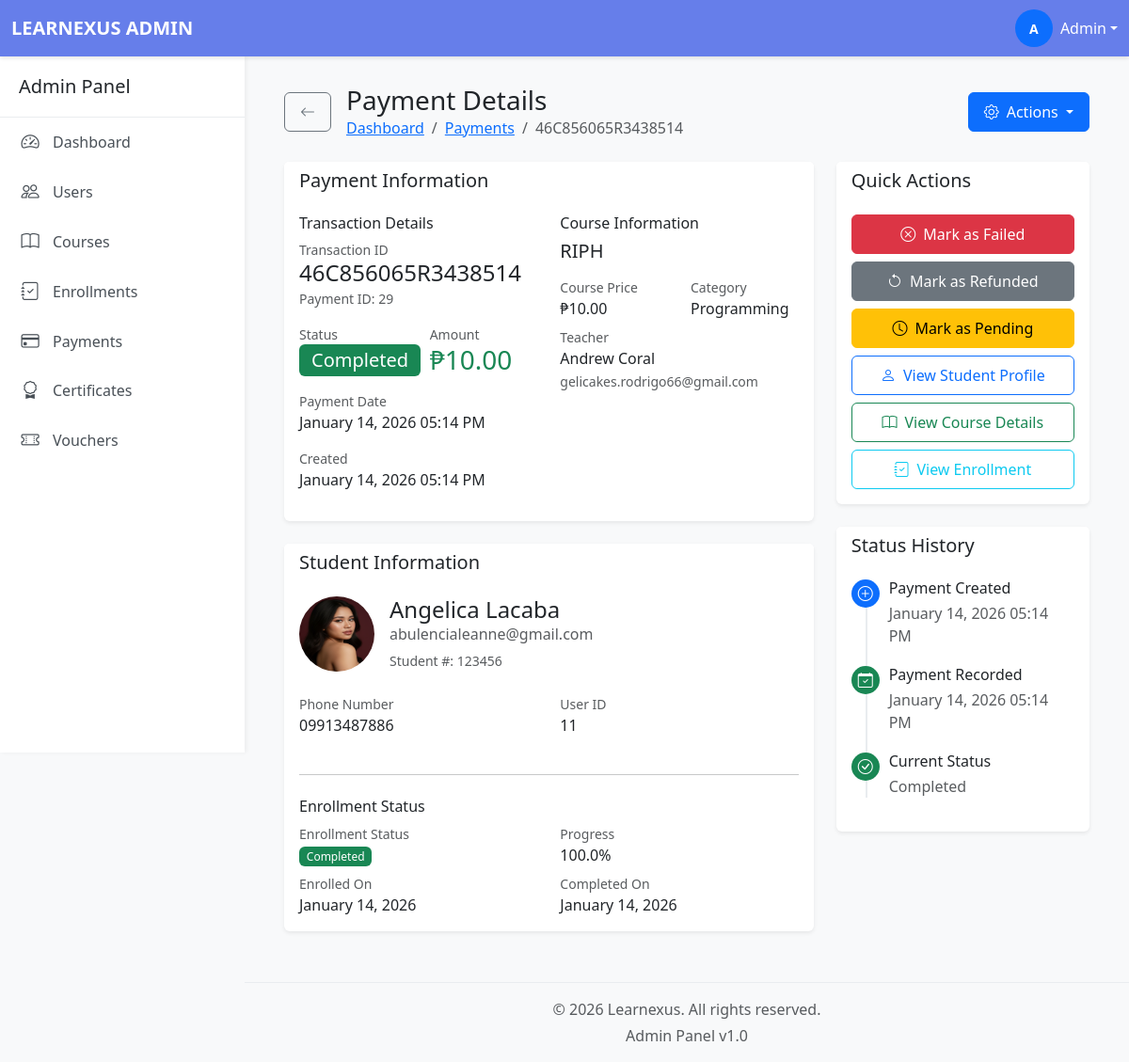
The page /admin/payment_view.php?id=29 (signed in) on the database its author committed.
### tables this page shows
CREATE TABLE `payments` (
  `paymentID` int(11) NOT NULL,
  `enrollmentID` int(11) NOT NULL,
  `userID` int(11) NOT NULL,
  `courseID` int(11) NOT NULL,
  `amount` decimal(10,2) NOT NULL,
  `transactionReference` varchar(255) DEFAULT NULL,
  `status` enum('pending','completed','failed','refunded') DEFAULT 'pending',
  `paymentDate` timestamp NULL DEFAULT NULL,
  `createdAt` timestamp NOT NULL DEFAULT current_timestamp()
);

CREATE TABLE `courses` (
  `courseID` int(11) NOT NULL,
  `teacherID` int(11) NOT NULL,
  `title` varchar(255) NOT NULL,
  `description` text DEFAULT NULL,
  `price` decimal(10,2) DEFAULT 0.00,
  `category` varchar(100) DEFAULT NULL,
  `status` enum('draft','published','archived') DEFAULT 'draft',
  `passingScore` int(11) DEFAULT 70,
  `createdAt` timestamp NOT NULL DEFAULT current_timestamp()
);

CREATE TABLE `users` (
  `userID` int(11) NOT NULL,
  `email` varchar(255) NOT NULL,
  `passwordHash` varchar(255) NOT NULL,
  `firstName` varchar(100) NOT NULL,
  `lastName` varchar(100) NOT NULL,
  `middleInitial` varchar(5) NOT NULL,
  `phone` varchar(20) DEFAULT NULL,
  `avatar` varchar(255) DEFAULT NULL,
  `phoneVerified` tinyint(1) DEFAULT 0,
  `emailVerified` tinyint(1) DEFAULT 0,
  `role` enum('student','instructor','admin') DEFAULT 'student',
  `status` enum('active','inactive','suspended') DEFAULT 'active',
  `createdAt` timestamp NOT NULL DEFAULT current_timestamp(),
  `studentNumber` varchar(50) DEFAULT NULL,
  `teacherNumber` varchar(50) DEFAULT NULL
);

CREATE TABLE `enrollments` (
  `enrollmentID` int(11) NOT NULL,
  `userID` int(11) NOT NULL,
  `courseID` int(11) NOT NULL,
  `paymentID` int(11) DEFAULT NULL,
  `progressPercentage` decimal(5,2) DEFAULT 0.00,
  `enrolledAt` timestamp NOT NULL DEFAULT current_timestamp(),
  `completedAt` timestamp NULL DEFAULT NULL,
  `status` enum('active','completed','dropped','pending') DEFAULT 'active'
);

### admin/payment_view.php (the view, shortened to what the rows shown need)
<?php
require_once '../database/db_connect.php';
$paymentID = (int)$_GET['id'];
try {
    $stmt = $conn->prepare("
        SELECT
            p.*,
            u.userID,
            u.firstName,
            u.lastName,
            u.email,
            u.phone,
            u.avatar,
            u.studentNumber,
            c.courseID,
            c.title as courseTitle,
            c.description as courseDescription,
            c.price as coursePrice,
            c.category,
            c.teacherID,
            ct.firstName as teacherFirstName,
            ct.lastName as teacherLastName,
            ct.email as teacherEmail,
            e.enrollmentID,
            e.progressPercentage,
            e.status as enrollmentStatus,
            e.enrolledAt,
            e.completedAt
        FROM payments p
        JOIN users u ON p.userID = u.userID
        JOIN courses c ON p.courseID = c.courseID
        JOIN users ct ON c.teacherID = ct.userID
        LEFT JOIN enrollments e ON p.enrollmentID = e.enrollmentID
        WHERE p.paymentID = ?
    ");
    $stmt->execute([$paymentID]);
    $payment = $stmt->fetch();
} catch (PDOException $e) {
    error_log("Payment View Error: " . $e->getMessage());
    $_SESSION['error'] = 'Error loading payment details';
    header('Location: payments.php');
    exit();
}
include 'includes/header.php';
?>
<div class="main-content">
    <div class="container-fluid">
        <div class="d-flex justify-content-between align-items-center mb-4">
            <div class="d-flex align-items-center">
                <div>
                    <h1 class="h3 mb-0">Payment Details</h1>
                    <nav aria-label="breadcrumb">
                        <ol class="breadcrumb mb-0">
                            <li class="breadcrumb-item"><a href="dashboard.php">Dashboard</a></li>
                            <li class="breadcrumb-item"><a href="payments.php">Payments</a></li>
                            <li class="breadcrumb-item active" aria-current="page"><?php echo htmlspecialchars($payment['transactionReference']); ?></li>
                        </ol>
                    </nav>
                </div>
            </div>
        </div>
        <div class="row mb-4">
            <div class="col-lg-8">
                <div class="card border-0 shadow-sm mb-4">
                    <div class="card-body">
                        <div class="row">
                            <div class="col-md-6">
                                <div class="mb-3">
                                    <small class="text-muted d-block">Transaction ID</small>
                                    <h4 class="mb-0"><?php echo htmlspecialchars($payment['transactionReference']); ?></h4>
                                    <small class="text-muted">Payment ID: <?php echo $payment['paymentID']; ?></small>
                                </div>
                                <div class="row mb-3">
                                    <div class="col-6">
                                        <small class="text-muted d-block">Status</small>
                                        <span class="badge bg-<?php
                                            echo $payment['status'] === 'completed' ? 'success' :
                                                ($payment['status'] === 'pending' ? 'warning' :
                                                ($payment['status'] === 'failed' ? 'danger' : 'secondary'));
                                        ?> fs-5">
                                            <?php echo ucfirst($payment['status']); ?>
                                        </span>
                                    </div>
                                    <div class="col-6">
                                        <small class="text-muted d-block">Amount</small>
                                        <h3 class="text-success mb-0">₱<?php echo number_format($payment['amount'], 2); ?></h3>
                                    </div>
                                </div>
                                <div class="mb-3">
                                    <small class="text-muted d-block">Payment Date</small>
                                    <p class="mb-0">
                                        <?php if ($payment['paymentDate']): ?>
                                            <?php echo date('F d, Y h:i A', strtotime($payment['paymentDate'])); ?>
                                        <?php else: ?>
                                            <span class="text-warning">Not paid yet</span>
                                        <?php endif; ?>
                                    </p>
                                </div>
                                <div class="mb-3">
                                    <small class="text-muted d-block">Created</small>
                                    <p class="mb-0"><?php echo date('F d, Y h:i A', strtotime($payment['createdAt'])); ?></p>
                                </div>
                            </div>
                            <div class="col-md-6">
                                <h6>Course Information</h6>
                                <h5 class="mb-2"><?php echo htmlspecialchars($payment['courseTitle']); ?></h5>
                                <div class="row mb-2">
                                    <div class="col-6">
                                        <small class="text-muted d-block">Course Price</small>
                                        <p class="mb-0">₱<?php echo number_format($payment['coursePrice'], 2); ?></p>
                                    </div>
                                    <div class="col-6">
                                        <small class="text-muted d-block">Category</small>
                                        <p class="mb-0"><?php echo !empty($payment['category']) ? htmlspecialchars($payment['category']) : 'N/A'; ?></p>
                                    </div>
                                </div>
                                <div class="mb-3">
                                    <small class="text-muted d-block">Teacher</small>
                                    <p class="mb-0"><?php echo htmlspecialchars($payment['teacherFirstName'] . ' ' . $payment['teacherLastName']); ?></p>
                                    <small class="text-muted"><?php echo htmlspecialchars($payment['teacherEmail']); ?></small>
                                </div>
                            </div>
                        </div>
                    </div>
                </div>
                <div class="card border-0 shadow-sm">
                    <div class="card-body">
                        <div class="d-flex align-items-center mb-4">
                            <?php if (!empty($payment['avatar'])): ?>
                                <img src="<?php echo htmlspecialchars($payment['avatar']); ?>"
                                     class="rounded-circle me-3"
                                     width="80"
                                     height="80"
                                     alt="Avatar">
                            <?php else: ?>
                                <div class="avatar-lg bg-primary text-white rounded-circle d-flex align-items-center justify-content-center me-3">
                                    <?php echo strtoupper(substr($payment['firstName'], 0, 1)); ?>
                                </div>
                            <?php endif; ?>
                            <div>
                                <h4 class="mb-0"><?php echo htmlspecialchars($payment['firstName'] . ' ' . $payment['lastName']); ?></h4>
                                <p class="text-muted mb-1"><?php echo htmlspecialchars($payment['email']); ?></p>
                                <?php if (!empty($payment['studentNumber'])): ?>
                                    <small class="text-muted">Student #: <?php echo htmlspecialchars($payment['studentNumber']); ?></small>
                                <?php endif; ?>
                            </div>
                        </div>
                        <div class="row">
                            <div class="col-md-6">
                                <div class="mb-3">
                                    <small class="text-muted d-block">Phone Number</small>
                                    <p class="mb-0"><?php echo !empty($payment['phone']) ? htmlspecialchars($payment['phone']) : 'N/A'; ?></p>
                                </div>
                            </div>
                            <div class="col-md-6">
                                <div class="mb-3">
                                    <small class="text-muted d-block">User ID</small>
                                    <p class="mb-0"><?php echo $payment['userID']; ?></p>
                                </div>
                            </div>
                        </div>
                        <?php if ($payment['enrollmentID']): ?>
                            <hr class="my-4">
                            <h6>Enrollment Status</h6>
                            <div class="row">
                                <div class="col-md-6">
                                    <small class="text-muted d-block">Enrollment Status</small>
                                    <span class="badge bg-<?php
                                        echo $payment['enrollmentStatus'] === 'completed' ? 'success' :
                                            ($payment['enrollmentStatus'] === 'active' ? 'primary' :
                                            ($payment['enrollmentStatus'] === 'dropped' ? 'danger' : 'warning'));
                                    ?>">
                                        <?php echo ucfirst($payment['enrollmentStatus']); ?>
                                    </span>
                                </div>
                                <div class="col-md-6">
                                    <small class="text-muted d-block">Progress</small>
                                    <p class="mb-0"><?php echo number_format($payment['progressPercentage'], 1); ?>%</p>
                                </div>
                            </div>
                            <div class="row mt-2">
                                <div class="col-md-6">
                                    <small class="text-muted d-block">Enrolled On</small>
                                    <p class="mb-0"><?php echo date('F d, Y', strtotime($payment['enrolledAt'])); ?></p>
                                </div>
                                <?php if ($payment['completedAt']): ?>
                                    <div class="col-md-6">
                                        <small class="text-muted d-block">Completed On</small>
                                        <p class="mb-0"><?php echo date('F d, Y', strtotime($payment['completedAt'])); ?></p>
                                    </div>
                                <?php endif; ?>
                            </div>
                        <?php endif; ?>
                    </div>
                </div>
            </div>
            <div class="col-lg-4">
                <div class="card border-0 shadow-sm mb-4">
                    <div class="card-body">
                        <div class="timeline">
                            <div class="timeline-item">
                                <div class="timeline-content">
                                    <h6>Payment Created</h6>
                                    <p class="text-muted mb-0">
                                        <?php echo date('F d, Y h:i A', strtotime($payment['createdAt'])); ?>
                                    </p>
                                </div>
                            </div>
                            <?php if ($payment['paymentDate']): ?>
                                <div class="timeline-item">
                                    <div class="timeline-icon bg-success">
                                        <i class="bi bi-calendar-check text-white"></i>
                                    </div>
                                    <div class="timeline-content">
                                        <h6>Payment Recorded</h6>
                                        <p class="text-muted mb-0">
                                            <?php echo date('F d, Y h:i A', strtotime($payment['paymentDate'])); ?>
                                        </p>
                                    </div>
                                </div>
                            <?php endif; ?>
                            <div class="timeline-item">
                                <div class="timeline-content">
                                    <h6>Current Status</h6>
                                    <p class="text-muted mb-0">
                                        <?php echo ucfirst($payment['status']); ?>
                                    </p>
                                </div>
                            </div>
                        </div>
                    </div>
                </div>
            </div>
        </div>
    </div>
</div>
<?php include 'includes/footer.php'; ?>

### rows shown on the page
payments: transactionReference "46C856065R3438514", paymentID "29", status "Completed", amount "10.00", paymentDate "January 14, 2026 05:14 PM", createdAt "January 14, 2026 05:14 PM", courseID.title "RIPH", courseID.price "10.00", courseID.category "Programming", users.firstName+lastName "Andrew Coral", users.email "gelicakes.rodrigo66@gmail.com", userID.avatar (picture), userID.lastName "Angelica Lacaba", userID.email "abulencialeanne@gmail.com", userID.studentNumber "123456", userID.phone "09913487886", userID.userID "11", enrollmentID.status "Completed", enrollmentID.progressPercentage "100.0", enrollmentID.enrolledAt "January 14, 2026", enrollmentID.completedAt "January 14, 2026"

### other values the page prints
substr($_SESSION['first_name'], 0, 1) "A"
$_SESSION['first_name'] "Admin"
